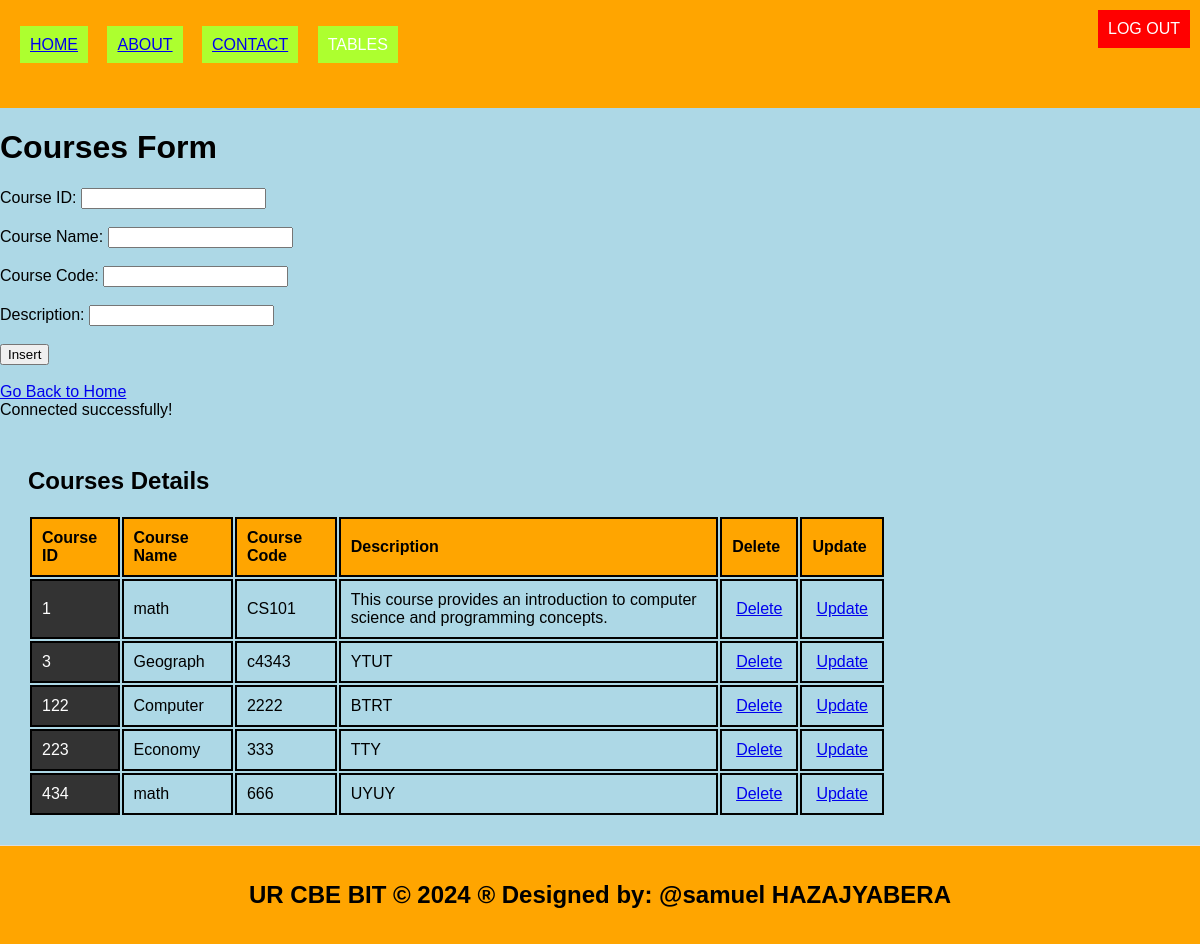
The page /course.php on the database its author committed.
### tables this page shows
CREATE TABLE `courses` (
  `course_id` int(11) NOT NULL,
  `course_name` varchar(255) NOT NULL,
  `course_code` varchar(50) NOT NULL,
  `description` text DEFAULT NULL
);

### course.php (the view, shortened to what this page needs)
<!DOCTYPE html>
<html lang="en">
<head>
  <link rel="stylesheet" type="text/css" href="style.css">
</head>
<body style="background-color: lightblue;">
  <header>
    <button onclick="window.location.href='logout.php'" style="position: absolute; top: 10px; right: 10px;">Logout</button>
    <ul style="list-style-type: none; padding: 0;">
      <li style="display: inline; margin-right: 10px;">
        <ul style="list-style-type: none; padding: 0;">
          <li style="display: inline; margin-right: 8px;padding: 10px; color: white; background-color: greenyellow; text-decoration: none; margin-right: 15px;"><a href="./home.html">HOME</a></li>
          <li style="display: inline; margin-right: 10px;padding: 10px; color: white; background-color: greenyellow; text-decoration: none; margin-right: 15px;"><a href="./about.html">ABOUT</a></li>
          <li style="display: inline; margin-right: 10px;padding: 10px; color: white; background-color: greenyellow; text-decoration: none; margin-right: 15px;"><a href="./contact.html">CONTACT</a></li>
          <li class="dropdown" style="display: inline;">
            <a href="#" style="padding: 10px; color: white; background-color: greenyellow; text-decoration: none; margin-right: 15px;"> TABLES </a>
          </li>
        </ul>
      </li>
    </ul>
    <a class="logout" href="logout.php" style="padding: 10px; color: white; background: red; text-decoration: none;">LOG OUT</a>
  </header>
  <body style="background-color: yellowgreen;">
    <h1>Courses Form</h1>
    <form method="post" onsubmit="return confirmInsert();">
      <label for="course_id">Course ID:</label>
      <input type="number" id="course_id" name="course_id" required><br><br>
      <label for="course_name">Course Name:</label>
      <input type="text" id="course_name" name="course_name" required><br><br>
      <label for="course_code">Course Code:</label>
      <input type="text" id="course_code" name="course_code" required><br><br>
      <label for="description">Description:</label>
      <input type="text" id="description" name="description" required><br><br>
      <input type="submit" name="add" value="Insert"><br><br>
      <a href="./home.html">Go Back to Home</a>
    </form>
    <?php
    include('database_connection.php');
    ?>
    <section>
      <h2>Courses Details</h2>
      <table>
        <tr>
          <th>Course ID</th>
          <th>Course Name</th>
          <th>Course Code</th>
          <th>Description</th>
          <th>Delete</th>
          <th>Update</th>
        </tr>
        <?php
        $sql = "SELECT * FROM courses";
        $result = $connection->query($sql);
        if ($result->num_rows > 0) {
          while ($row = $result->fetch_assoc()) {
            echo "<tr>
              <td>{$row['course_id']}</td>
              <td>{$row['course_name']}</td>
              <td>{$row['course_code']}</td>
              <td>{$row['description']}</td>
              <td><a style='padding:4px' href='delete_course.php?course_id={$row['course_id']}'>Delete</a></td>
              <td><a style='padding:4px' href='update_course.php?course_id={$row['course_id']}'>Update</a></td>
            </tr>";
          }
        } else {
          echo "<tr><td colspan='6'>No data found</td></tr>";
        }
        ?>
      </table>
    </section>
    <footer>
      <h2>UR CBE BIT &copy; 2024 &reg; Designed by: @samuel HAZAJYABERA</h2>
    </footer>
  </body>
</html>

### database_connection.php
<?php
$host = "localhost";
$user = "root";
$pass = "";
$database = "student_management_system";
$connection = new mysqli($host, $user, $pass, $database);
if ($connection->connect_error) {
    die("Connection failed: " . $connection->connect_error);
} else {
    echo "Connected successfully!";
}
?>

### style.css (style rules this page uses)
body { font-family: Arial, sans-serif; margin: 0; padding: 0; }
.dropdown { position: relative; display: none; margin-right: 15px; }
body { font-family: Arial,sans-serif; margin:0; padding:0; }
header { background-color:orange; padding: 20px; }
footer { text-align: center; padding: 15px; background-color:orange; }
.dropdown { position: right; display:right; direction:rtl; }
section { padding:28px; border-bottom: 1px solid #ddd; }

### course.php (style rules this page uses)
.logout { position: absolute; top: 10px; right: 10px; }
table { width: 75%; border-collapse: revert; }
td:first-child { background-color: #333333; color: #ffffff; }
td { padding: 8px; border-bottom: 1px solid #dddddd; }
th, td { border: 2px solid black; padding: 10px; text-align: left; }
th { background-color: orange; }

### rows shown on the page
courses: course_id "1", course_name "math", course_code "CS101", description "This course provides an introduction to computer science and programming concepts."
courses: course_id "3", course_name "Geograph", course_code "c4343", description "YTUT"
courses: course_id "122", course_name "Computer", course_code "2222", description "BTRT"
courses: course_id "223", course_name "Economy", course_code "333", description "TTY"
courses: course_id "434", course_name "math", course_code "666", description "UYUY"
